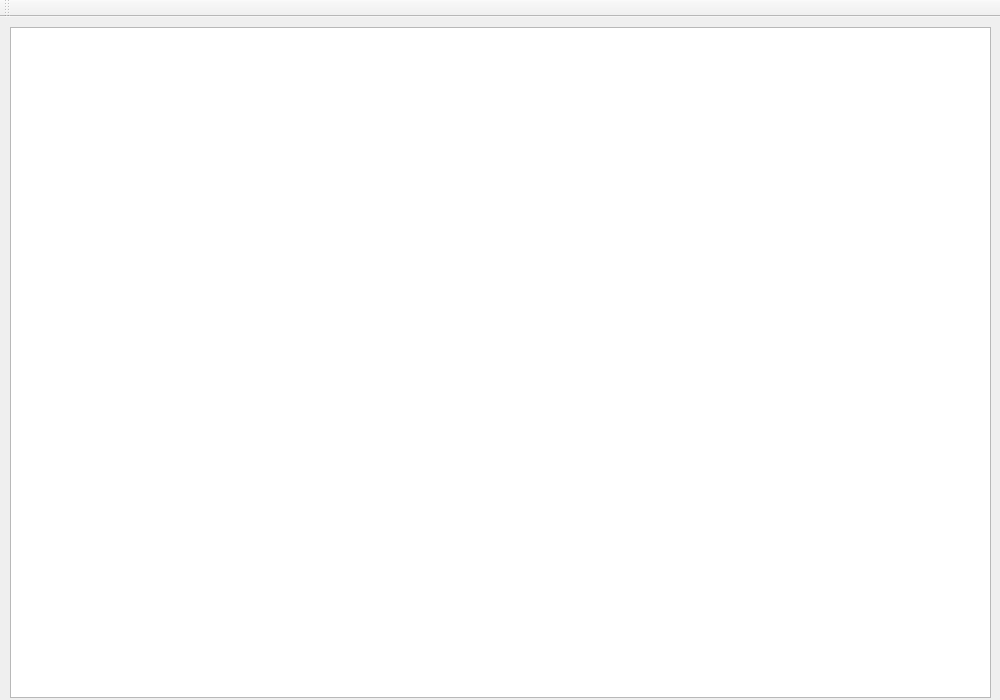
<?xml version="1.0" encoding="UTF-8"?>
<ui version="4.0">
 <class>ventana</class>
 <widget class="QMainWindow" name="ventana">
  <property name="geometry">
   <rect>
    <x>0</x>
    <y>0</y>
    <width>1000</width>
    <height>700</height>
   </rect>
  </property>
  <property name="windowTitle">
   <string>Proyecto 1 D2</string>
  </property>
  <widget class="QWidget" name="centralwidget">
   <widget class="QTableWidget" name="tableWidget">
    <property name="geometry">
     <rect>
      <x>10</x>
      <y>10</y>
      <width>981</width>
      <height>671</height>
     </rect>
    </property>
   </widget>
  </widget>
  <widget class="QToolBar" name="toolBar">
   <property name="windowTitle">
    <string>toolBar</string>
   </property>
   <attribute name="toolBarArea">
    <enum>TopToolBarArea</enum>
   </attribute>
   <attribute name="toolBarBreak">
    <bool>false</bool>
   </attribute>
  </widget>
 </widget>
 <resources/>
 <connections/>
</ui>
